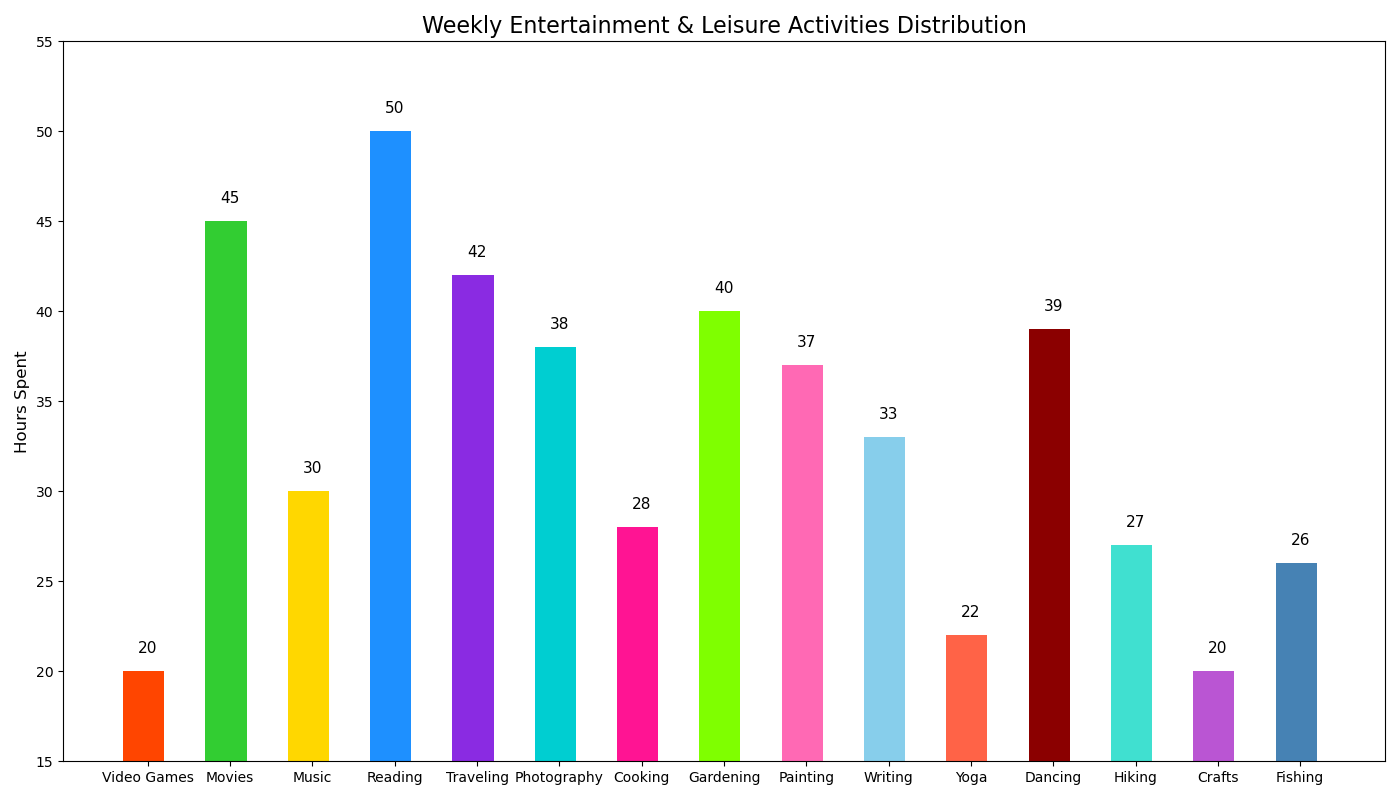

Generate this figure with Python:

import matplotlib.pyplot as plt

# Data
topics = ['Video Games', 'Movies', 'Music', 'Reading', 'Traveling', 'Photography', 'Cooking', 
          'Gardening', 'Painting', 'Writing', 'Yoga', 'Dancing', 'Hiking', 'Crafts', 'Fishing']
hours_spent = [20, 45, 30, 50, 42, 38, 28, 40, 37, 33, 22, 39, 27, 20, 26]

# Color scheme using color codes
colors = ['#FF4500', '#32CD32', '#FFD700', '#1E90FF', '#8A2BE2', '#00CED1',
          '#FF1493', '#7FFF00', '#FF69B4', '#87CEEB', '#FF6347', '#8B0000', '#40E0D0', '#BA55D3', '#4682B4']

# Create vertical bar chart
plt.figure(figsize=(14, 8))
bars = plt.bar(topics, hours_spent, color=colors, width=0.6)

# Adjusting the width of bars
for bar in bars:
    bar.set_width(0.5)

# Changing the layout and labels
plt.ylabel('Hours Spent', fontsize=12)
plt.title('Weekly Entertainment & Leisure Activities Distribution', fontsize=16)
plt.ylim(15, max(hours_spent) * 1.1)  # Set y-axis limit starting from 15

# Adding value labels on top of each bar
for i, v in enumerate(hours_spent):
    plt.text(i, v + 1, str(v), color='black', ha='center', fontsize=11)

# Show the final result
plt.tight_layout()
plt.show()
